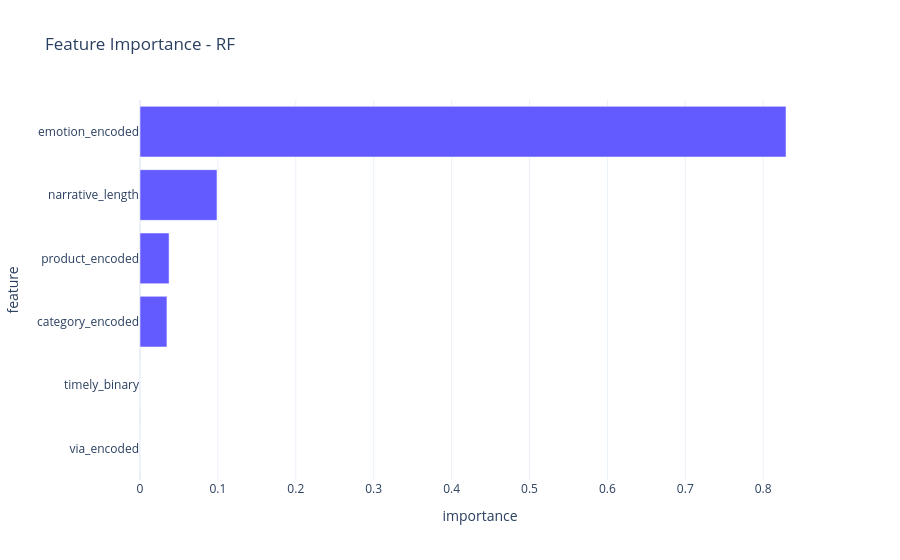

The cell this chart's notebook holds for it:
### Code cell
# Plot f: Feature importance RF
imp = pd.DataFrame({'feature': feature_cols, 'importance': rf.feature_importances_})
imp = imp.sort_values('importance', ascending=True)
fig = px.bar(imp, y='feature', x='importance', orientation='h',
             color_discrete_sequence=[PRIMARY], template=TEMPLATE, title='Feature Importance - RF')
fig.show()

### Figure 1 — Plotly figure (JSON) as saved in the notebook; plotly's stock layout.template omitted (floating-point values rounded to 4 significant figures)
{"data": [{"hovertemplate": "importance=%{x}<br>feature=%{y}<extra></extra>", "legendgroup": "", "marker": {"color": "#635BFF", "pattern": {"shape": ""}}, "name": "", "orientation": "h", "showlegend": false, "textposition": "auto", "type": "bar", "x": [0.0, 0.0, 0.03456, 0.03733, 0.09882, 0.8293], "xaxis": "x", "y": ["via_encoded", "timely_binary", "category_encoded", "product_encoded", "narrative_length", "emotion_encoded"], "yaxis": "y"}], "layout": {"barmode": "relative", "legend": {"tracegroupgap": 0}, "title": {"text": "Feature Importance - RF"}, "xaxis": {"anchor": "y", "domain": [0.0, 1.0], "title": {"text": "importance"}}, "yaxis": {"anchor": "x", "domain": [0.0, 1.0], "title": {"text": "feature"}}}}
